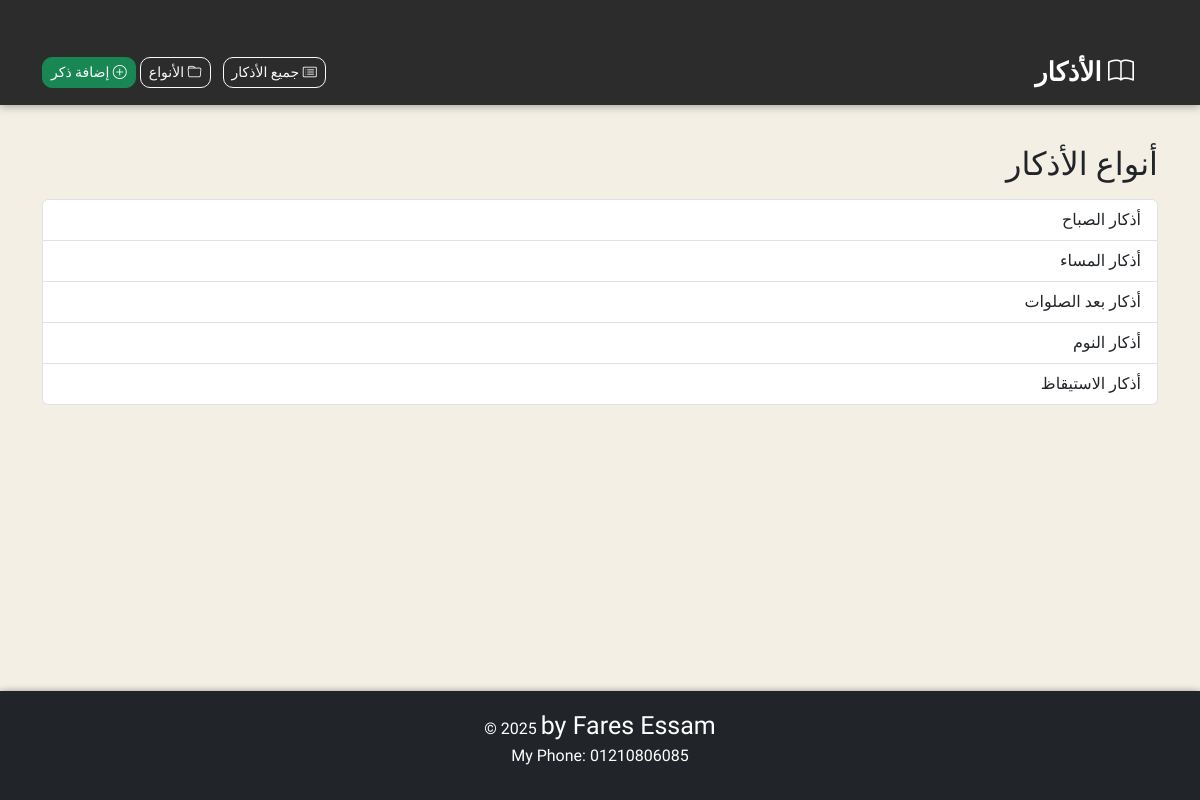
The page / on the database its author committed.
### azkar/models.py (models this page shows, shortened)
class Category(models.Model):
    name = models.CharField(max_length=50)

### azkar/views.py (the view)
# urls.py: path('', category_list, name='category_list'),
def category_list(request):
    categories = Category.objects.all()
    return render(request, "category_list.html", {"categories": categories})

### azkar/templates/category_list.html
{% extends "base.html" %} {% block content %}
<h2 class="mb-3">أنواع الأذكار</h2>
<div class="list-group">
  {% for cat in categories %}
  <a
    href="{% url 'dhikr_by_category' cat.id %}"
    class="list-group-item list-group-item-action"
  >
    {{ cat.name }}
  </a>
  {% endfor %}
</div>
{% endblock %}

### azkar/templates/base.html (style rules this page uses)
body { background-color: #f3efe5; font-family: "Amiri", serif; }

### rows shown on the page
Category: name "أذكار الصباح"
Category: name "أذكار المساء"
Category: name "أذكار بعد الصلوات"
Category: name "أذكار النوم"
Category: name "أذكار الاستيقاظ"
